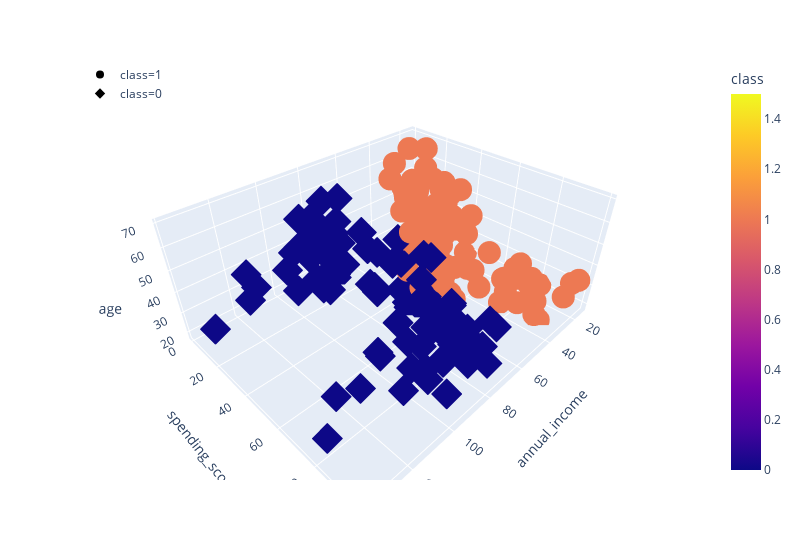

The notebook cell saved with this chart:
### Code cell
# plotting the clusters with three features
fig = px.scatter_3d(
    df_shopping_data_cleaned,
    x="annual_income",
    y="spending_score",
    z="age",
    color="class",
    symbol="class",
    width=800,
)

fig.update_layout(legend=dict(x=0, y=1))
fig.show()

### Figure 1 — Plotly figure (JSON) as saved in the notebook; plotly's stock layout.template omitted (floating-point values rounded to 4 significant figures)
{"data": [{"hoverlabel": {"namelength": 0}, "hovertemplate": "class=%{marker.color}<br>annual_income=%{x}<br>spending_score=%{y}<br>age=%{z}", "legendgroup": "class=1", "marker": {"color": [1, 1, 1, 1, 1, 1, 1, 1, 1, 1, 1, 1, 1, 1, 1, 1, 1, 1, 1, 1, 1, 1, 1, 1, 1, 1, 1, 1, 1, 1, 1, 1, 1, 1, 1, 1, 1, 1, 1, 1, 1, 1, 1, 1, 1, 1, 1, 1, 1, 1, 1, 1, 1, 1, 1, 1, 1, 1, 1, 1, 1, 1, 1, 1, 1, 1, 1, 1, 1, 1, 1, 1, 1, 1, 1, 1, 1, 1, 1, 1, 1, 1, 1, 1, 1, 1, 1, 1, 1, 1, 1, 1, 1, 1, 1, 1, 1, 1, 1, 1, 1, 1, 1, 1, 1, 1, 1, 1], "coloraxis": "coloraxis", "symbol": "circle"}, "mode": "markers", "name": "class=1", "scene": "scene", "showlegend": true, "type": "scatter3d", "x": [15, 15, 16, 16, 17, 17, 18, 18, 19, 19, 19, 19, 20, 20, 20, 20, 21, 21, 23, 23, 24, 24, 25, 25, 28, 28, 28, 28, 29, 29, 30, 30, 33, 33, 33, 33, 34, 34, 37, 37, 38, 38, 39, 39, 39, 39, 40, 40, 40, 40, 42, 42, 43, 43, 43, 43, 44, 44, 46, 46, 46, 46, 47, 47, 48, 48, 48, 48, 48, 48, 49, 49, 50, 50, 54, 54, 54, 54, 54, 54, 54, 54, 54, 54, 54, 54, 57, 57, 58, 58, 59, 59, 60, 60, 60, 60, 60, 60, 61, 62, 62, 62, 63, 63, 63, 63, 63, 65], "y": [39, 81, 6, 77, 40, 76, 6, 94, 3, 72, 14, 99, 15, 77, 13, 79, 35, 66, 29, 98, 35, 73, 5, 73, 14, 82, 32, 61, 31, 87, 4, 73, 4, 92, 14, 81, 17, 73, 26, 75, 35, 92, 36, 61, 28, 65, 55, 47, 42, 42, 52, 60, 54, 60, 45, 41, 50, 46, 51, 46, 56, 55, 52, 59, 51, 59, 50, 48, 59, 47, 55, 42, 49, 56, 47, 54, 53, 48, 52, 42, 51, 55, 41, 44, 57, 46, 58, 55, 60, 46, 55, 41, 49, 40, 42, 52, 47, 50, 42, 48, 59, 56, 50, 46, 43, 48, 52, 43], "z": [19, 21, 20, 23, 31, 22, 35, 23, 64, 30, 67, 35, 58, 24, 37, 22, 35, 20, 52, 35, 35, 25, 46, 31, 54, 29, 45, 35, 40, 23, 60, 21, 53, 18, 49, 21, 42, 30, 36, 20, 65, 24, 48, 31, 49, 24, 50, 27, 29, 31, 49, 33, 31, 59, 50, 47, 51, 69, 27, 53, 70, 19, 67, 54, 63, 18, 43, 68, 19, 32, 70, 47, 60, 60, 59, 26, 45, 40, 23, 49, 57, 38, 67, 46, 21, 48, 55, 22, 34, 50, 68, 18, 48, 40, 32, 24, 47, 27, 48, 49, 67, 49, 66, 54, 68, 66, 65, 63]}, {"hoverlabel": {"namelength": 0}, "hovertemplate": "class=%{marker.color}<br>annual_income=%{x}<br>spending_score=%{y}<br>age=%{z}", "legendgroup": "class=0", "marker": {"color": [0, 0, 0, 0, 0, 0, 0, 0, 0, 0, 0, 0, 0, 0, 0, 0, 0, 0, 0, 0, 0, 0, 0, 0, 0, 0, 0, 0, 0, 0, 0, 0, 0, 0, 0, 0, 0, 0, 0, 0, 0, 0, 0, 0, 0, 0, 0, 0, 0, 0, 0, 0, 0, 0, 0, 0, 0, 0, 0, 0, 0, 0, 0, 0, 0, 0, 0, 0, 0, 0, 0, 0, 0, 0, 0, 0, 0, 0, 0, 0, 0, 0, 0, 0, 0, 0, 0, 0, 0, 0, 0, 0], "coloraxis": "coloraxis", "symbol": "diamond"}, "mode": "markers", "name": "class=0", "scene": "scene", "showlegend": true, "type": "scatter3d", "x": [61, 62, 62, 62, 63, 64, 64, 65, 65, 65, 67, 67, 67, 67, 69, 69, 70, 70, 71, 71, 71, 71, 71, 71, 72, 72, 73, 73, 73, 73, 74, 74, 75, 75, 76, 76, 77, 77, 77, 77, 78, 78, 78, 78, 78, 78, 78, 78, 78, 78, 78, 78, 79, 79, 81, 81, 85, 85, 86, 86, 87, 87, 87, 87, 87, 87, 88, 88, 88, 88, 93, 93, 97, 97, 98, 98, 99, 99, 101, 101, 103, 103, 103, 103, 113, 113, 120, 120, 126, 126, 137, 137], "y": [49, 41, 55, 42, 54, 42, 46, 48, 50, 59, 43, 57, 56, 40, 58, 91, 29, 77, 35, 95, 11, 75, 9, 75, 34, 71, 5, 88, 7, 73, 10, 72, 5, 93, 40, 87, 12, 97, 36, 74, 22, 90, 17, 88, 20, 76, 16, 89, 1, 78, 1, 73, 35, 83, 5, 93, 26, 75, 20, 95, 27, 63, 13, 75, 10, 92, 13, 86, 15, 69, 14, 90, 32, 86, 15, 88, 39, 97, 24, 68, 17, 85, 23, 69, 8, 91, 16, 79, 28, 74, 18, 83], "z": [20, 23, 26, 21, 19, 38, 19, 18, 19, 49, 51, 50, 27, 38, 40, 39, 23, 31, 43, 40, 59, 38, 47, 39, 25, 31, 20, 29, 44, 32, 19, 35, 57, 32, 28, 32, 25, 28, 48, 32, 34, 34, 43, 39, 44, 38, 47, 27, 37, 30, 34, 30, 56, 29, 19, 31, 50, 36, 42, 33, 36, 32, 40, 28, 36, 36, 52, 30, 58, 27, 59, 35, 37, 32, 46, 29, 41, 30, 54, 28, 41, 36, 34, 32, 33, 38, 47, 35, 45, 32, 32, 30]}], "layout": {"coloraxis": {"colorbar": {"title": {"text": "class"}}, "colorscale": [[0, "#0d0887"], [0.1111, "#46039f"], [0.2222, "#7201a8"], [0.3333, "#9c179e"], [0.4444, "#bd3786"], [0.5556, "#d8576b"], [0.6667, "#ed7953"], [0.7778, "#fb9f3a"], [0.8889, "#fdca26"], [1, "#f0f921"]]}, "legend": {"tracegroupgap": 0, "x": 0, "y": 1}, "margin": {"t": 60}, "scene": {"domain": {"x": [0, 1], "y": [0, 1]}, "xaxis": {"title": {"text": "annual_income"}}, "yaxis": {"title": {"text": "spending_score"}}, "zaxis": {"title": {"text": "age"}}}, "width": 800}}
